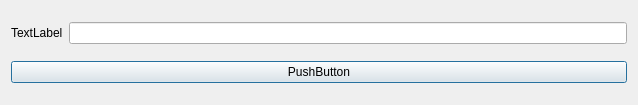
<?xml version="1.0" encoding="UTF-8"?>
<ui version="4.0">
 <class>setStorName</class>
 <widget class="QDialog" name="setStorName">
  <property name="geometry">
   <rect>
    <x>0</x>
    <y>0</y>
    <width>638</width>
    <height>105</height>
   </rect>
  </property>
  <property name="maximumSize">
   <size>
    <width>638</width>
    <height>105</height>
   </size>
  </property>
  <property name="windowTitle">
   <string>Dialog</string>
  </property>
  <layout class="QGridLayout" name="gridLayout">
   <item row="1" column="0">
    <widget class="QPushButton" name="saveBtn">
     <property name="text">
      <string>PushButton</string>
     </property>
    </widget>
   </item>
   <item row="0" column="0">
    <layout class="QHBoxLayout" name="horizontalLayout">
     <item>
      <widget class="QLabel" name="label_2">
       <property name="text">
        <string>TextLabel</string>
       </property>
      </widget>
     </item>
     <item>
      <widget class="QLineEdit" name="storNameLineEdit"/>
     </item>
    </layout>
   </item>
  </layout>
 </widget>
 <resources/>
 <connections/>
</ui>
